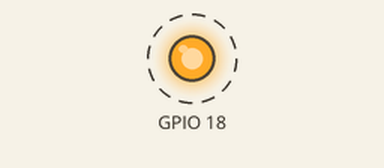
This program was run on a simulated Raspberry Pi (BCM pin numbers). Parts: output pins drawn as LEDs (lit = HIGH). Dashed ring = blinking.

Above: at 0.12 s.
Timing chart, 0 to 3.0 s (numbered marks = the images above):
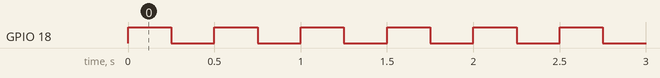

The program:

test-led.py
```python
# -*- coding:UTF-8 -*-
import RPi.GPIO as GPIO
import time

GPIO.setmode(GPIO.BCM)  #BCM编号系统
GPIO.setup(18,GPIO.OUT)

while 1:
    GPIO.output(18,GPIO.HIGH)
    time.sleep(0.25)
    GPIO.output(18,GPIO.LOW)
    time.sleep(0.25)
```

Measured:
- by itself, GPIO 18: alternates HIGH for 0.25 s and LOW for 0.25 s
